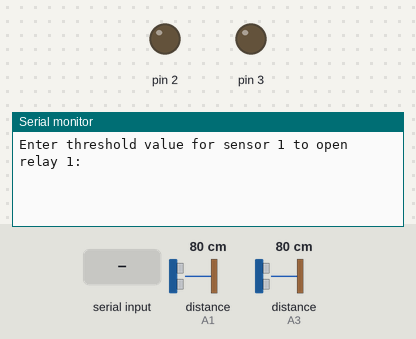
Bench run of a sketch on a simulated Arduino Uno, built with avr-gcc and run on an emulated ATmega328P. On the bench: output pins drawn as LEDs (lit = HIGH), the last lines printed to the serial monitor. Inputs (shaded band) come from the test bench; at power-on: distance to the obstacle (sensors on A1, A3) 80 cm.

Above: at 0.8 s.
0.9 s: "90,45,200\n" received over Serial
At 2.0 s:
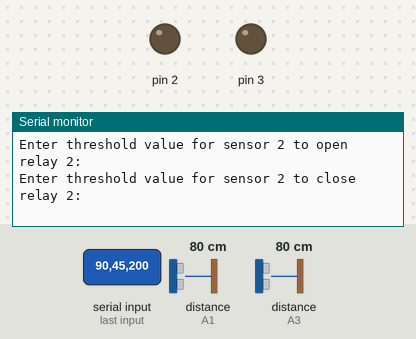
2.5 s: "30,150,10\n" received over Serial
At 3.4 s:
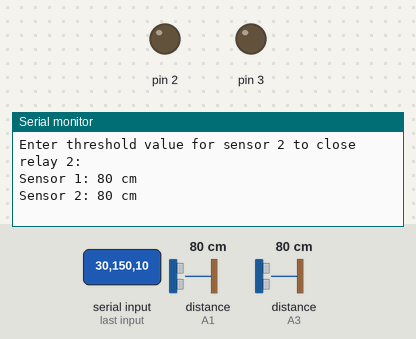

The sketch:

sensor.ino
```cpp
#include <SharpIR.h>
#include <TimeLib.h> // Include Time library
#define IRPin A1
#define IRPin2 A3
#define model 20150
#define model2 20150
#define MIN_THRESHOLD 20
#define MAX_THRESHOLD 150
int distance_cm;
int distance2_cm;
int threshold_sensor1_open; // User-defined threshold value for sensor 1 to open relay 1
int threshold_sensor1_close; // User-defined threshold value for sensor 1 to close relay 1
int threshold_sensor2_open; // User-defined threshold value for sensor 2 to open relay 2
int threshold_sensor2_close; // User-defined threshold value for sensor 2 to close relay 2
bool relay1_state = false; // Variable to store the state of relay 1
bool relay2_state = false; // Variable to store the state of relay 2
SharpIR mySensor = SharpIR(IRPin, model);
SharpIR mySensor2 = SharpIR(IRPin2, model2);
int readThresholdValue();
void waitForEnter();

void setup() {
    // put your setup code here, to run once:
    Serial.begin(9600);
    pinMode(2, OUTPUT);
    pinMode(3, OUTPUT);
    setTime(8, 0, 0, 1, 1, 2024); // Set initial time (8:00 AM)

    // Prompt user to enter threshold values
    Serial.println("Enter threshold value for sensor 1 to open relay 1:");
    while (!Serial.available()) {} // Wait for user input
    threshold_sensor1_open = Serial.parseInt();
    waitForEnter(); // Wait for user to press Enter
    Serial.println("Enter threshold value for sensor 1 to close relay 1:");
    while (!Serial.available()) {} // Wait for user input
    threshold_sensor1_close = Serial.parseInt();
    waitForEnter(); // Wait for user to press Enter
    Serial.println("Enter threshold value for sensor 2 to open relay 2:");
    while (!Serial.available()) {} // Wait for user input
    threshold_sensor2_open = Serial.parseInt();
    waitForEnter(); // Wait for user to press Enter
    Serial.println("Enter threshold value for sensor 2 to close relay 2:");
    while (!Serial.available()) {} // Wait for user input
    threshold_sensor2_close = Serial.parseInt();
    waitForEnter(); // Wait for user to press Enter
}

// Function to wait for user to press Enter
void waitForEnter() {
    while (!Serial.available()) {} // Wait for user input
    while (Serial.available()) { // Clear serial input buffer
        Serial.read();
    }
}

// Function to read threshold value from user input
int readThresholdValue() {
    while (!Serial.available()) {} // Wait for user input
    int value = Serial.parseInt(); // Read integer value from serial input
    return value;
}

// Function to handle re-entering threshold values
void handleThresholdInput(int &threshold) {
    do {
        threshold = readThresholdValue(); // Read threshold value from user
        if (!isThresholdValid(threshold)) {
            Serial.println("Invalid value. Please re-enter (between 20 and 150):");
        }
    } while (!isThresholdValid(threshold)); // Repeat until a valid value is entered
}

// Function to check if a threshold value is within an acceptable range
bool isThresholdValid(int value) {
    return (value >= MIN_THRESHOLD && value <= MAX_THRESHOLD);
}

void loop() {
    // Get current time
    int currentHour = hour();

    // Get a distance measurement and store it as distance_cm:
    distance_cm = mySensor.distance();
    distance2_cm = mySensor2.distance();

    // Check if it's time to open relay 1 and relay 1 is currently off
    if (currentHour == 8 && !relay1_state && distance_cm >= threshold_sensor1_open) {
        digitalWrite(2, HIGH); // Open relay 1
        relay1_state = true; // Update relay 1 state
        Serial.println("Relay 1 is ON");
    }

    // Check if it's time to close relay 1 and relay 1 is currently on
    if ((currentHour >= 8 && currentHour < 20) && relay1_state && distance_cm <= threshold_sensor1_close) {
        digitalWrite(2, LOW); // Close relay 1
        relay1_state = false; // Update relay 1 state
        Serial.println("Relay 1 is OFF");
    }

    // Check if it's time to open relay 2 and relay 2 is currently off
    if (currentHour == 10 && !relay2_state && distance2_cm >= threshold_sensor2_open) {
        digitalWrite(3, HIGH); // Open relay 2
        relay2_state = true; // Update relay 2 state
        Serial.println("Relay 2 is ON");
    }

    // Check if it's time to close relay 2 and relay 2 is currently on
    if ((currentHour >= 10 && currentHour < 22) && relay2_state && distance2_cm <= threshold_sensor2_close) {
        digitalWrite(3, LOW); // Close relay 2
        relay2_state = false; // Update relay 2 state
        Serial.println("Relay 2 is OFF");
    }

    // Print the measured distance to the serial monitor:
    Serial.print("Sensor 1: ");
    Serial.print(distance_cm);
    Serial.println(" cm");

    Serial.print("Sensor 2: ");
    Serial.print(distance2_cm);
    Serial.println(" cm");

    delay(1000);
}
```

Measured:
- after the input at 0.9 s, the serial monitor: prints a new line at once (image 1)
- after the input at 2.5 s, the serial monitor: prints a new line at once (image 2)
